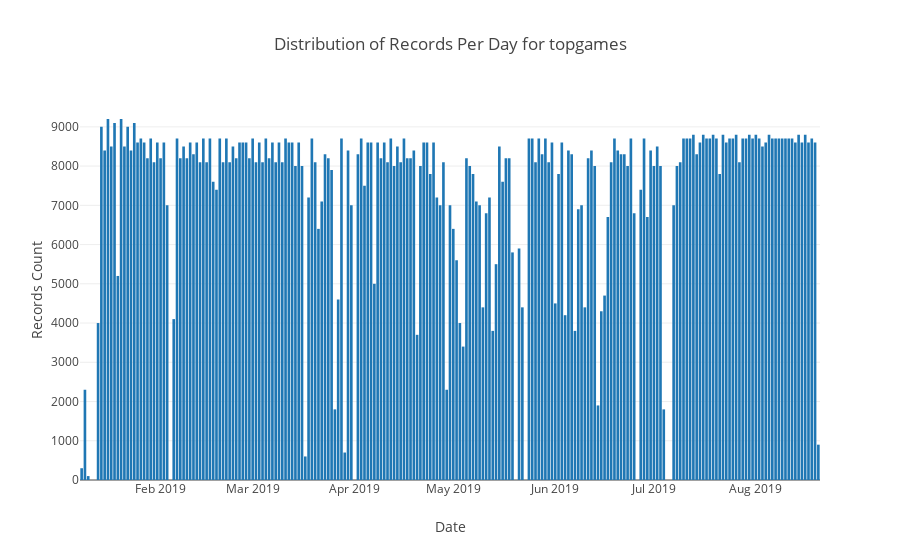

Notebook cell for this chart:
### Markdown cell above
## These are the number of entries we have per day for the `topgames` Mongo collection.  Each query returns the current top 100 games being played.  This is run every 15 minutes.

### Code cell
# https://plot.ly/python/bar-charts/

data = [Bar(
        x=grouped_df['date'],
        y=grouped_df['count']
    )]

layout = Layout(
        title='Distribution of Records Per Day for topgames',
        xaxis=dict(
            title='Date'
        ),
        yaxis=dict(
            title='Records Count'
        )
    )

fig = Figure(data=data, layout=layout)

iplot(fig)

### Figure 1 — Plotly figure (JSON) as saved in the notebook; plotly's stock layout.template omitted (floating-point values rounded to 4 significant figures; data arrays with more than 128 entries replaced by an {"elided": "..."} marker saying what was removed)
{"data": [{"type": "bar", "uid": "4caed269-628f-453c-b804-ad0ed287a55d", "x": {"elided": "216 str values"}, "y": {"elided": "216 int values"}}], "layout": {"title": {"text": "Distribution of Records Per Day for topgames"}, "xaxis": {"title": {"text": "Date"}}, "yaxis": {"title": {"text": "Records Count"}}}}
